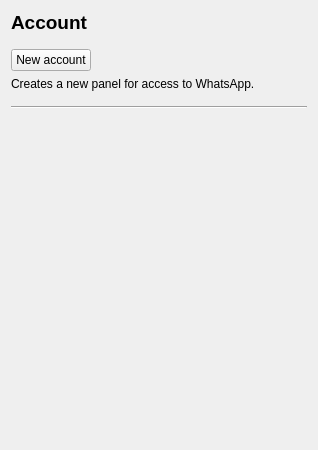
<?xml version="1.0" encoding="UTF-8"?>
<ui version="4.0">
 <class>Account</class>
 <widget class="QWidget" name="Account">
  <property name="geometry">
   <rect>
    <x>0</x>
    <y>0</y>
    <width>318</width>
    <height>450</height>
   </rect>
  </property>
  <property name="windowTitle">
   <string/>
  </property>
  <layout class="QVBoxLayout" name="verticalLayout">
   <property name="spacing">
    <number>15</number>
   </property>
   <item>
    <widget class="QLabel" name="label">
     <property name="font">
      <font>
       <pointsize>14</pointsize>
       <bold>true</bold>
      </font>
     </property>
     <property name="text">
      <string>Account</string>
     </property>
    </widget>
   </item>
   <item>
    <layout class="QVBoxLayout" name="verticalLayout_new">
     <property name="spacing">
      <number>6</number>
     </property>
     <item>
      <widget class="QPushButton" name="btnNewUser">
       <property name="sizePolicy">
        <sizepolicy hsizetype="Fixed" vsizetype="Fixed">
         <horstretch>0</horstretch>
         <verstretch>0</verstretch>
        </sizepolicy>
       </property>
       <property name="text">
        <string>New account</string>
       </property>
      </widget>
     </item>
     <item>
      <widget class="QLabel" name="label_2">
       <property name="text">
        <string>Creates a new panel for access to WhatsApp.</string>
       </property>
       <property name="wordWrap">
        <bool>true</bool>
       </property>
      </widget>
     </item>
    </layout>
   </item>
   <item>
    <widget class="Line" name="line">
     <property name="orientation">
      <enum>Qt::Horizontal</enum>
     </property>
    </widget>
   </item>
   <item>
    <widget class="QScrollArea" name="scrollArea">
     <property name="frameShape">
      <enum>QFrame::NoFrame</enum>
     </property>
     <property name="widgetResizable">
      <bool>true</bool>
     </property>
     <widget class="QWidget" name="account_scrollArea">
      <property name="geometry">
       <rect>
        <x>0</x>
        <y>0</y>
        <width>300</width>
        <height>309</height>
       </rect>
      </property>
      <property name="minimumSize">
       <size>
        <width>250</width>
        <height>0</height>
       </size>
      </property>
      <layout class="QVBoxLayout" name="verticalLayout_2">
       <property name="spacing">
        <number>0</number>
       </property>
       <property name="leftMargin">
        <number>0</number>
       </property>
       <property name="topMargin">
        <number>0</number>
       </property>
       <property name="rightMargin">
        <number>0</number>
       </property>
       <property name="bottomMargin">
        <number>0</number>
       </property>
       <item>
        <layout class="QVBoxLayout" name="usersList">
         <property name="spacing">
          <number>3</number>
         </property>
        </layout>
       </item>
       <item>
        <spacer name="verticalSpacer">
         <property name="orientation">
          <enum>Qt::Vertical</enum>
         </property>
         <property name="sizeHint" stdset="0">
          <size>
           <width>20</width>
           <height>329</height>
          </size>
         </property>
        </spacer>
       </item>
      </layout>
     </widget>
    </widget>
   </item>
  </layout>
 </widget>
 <resources/>
 <connections/>
</ui>
